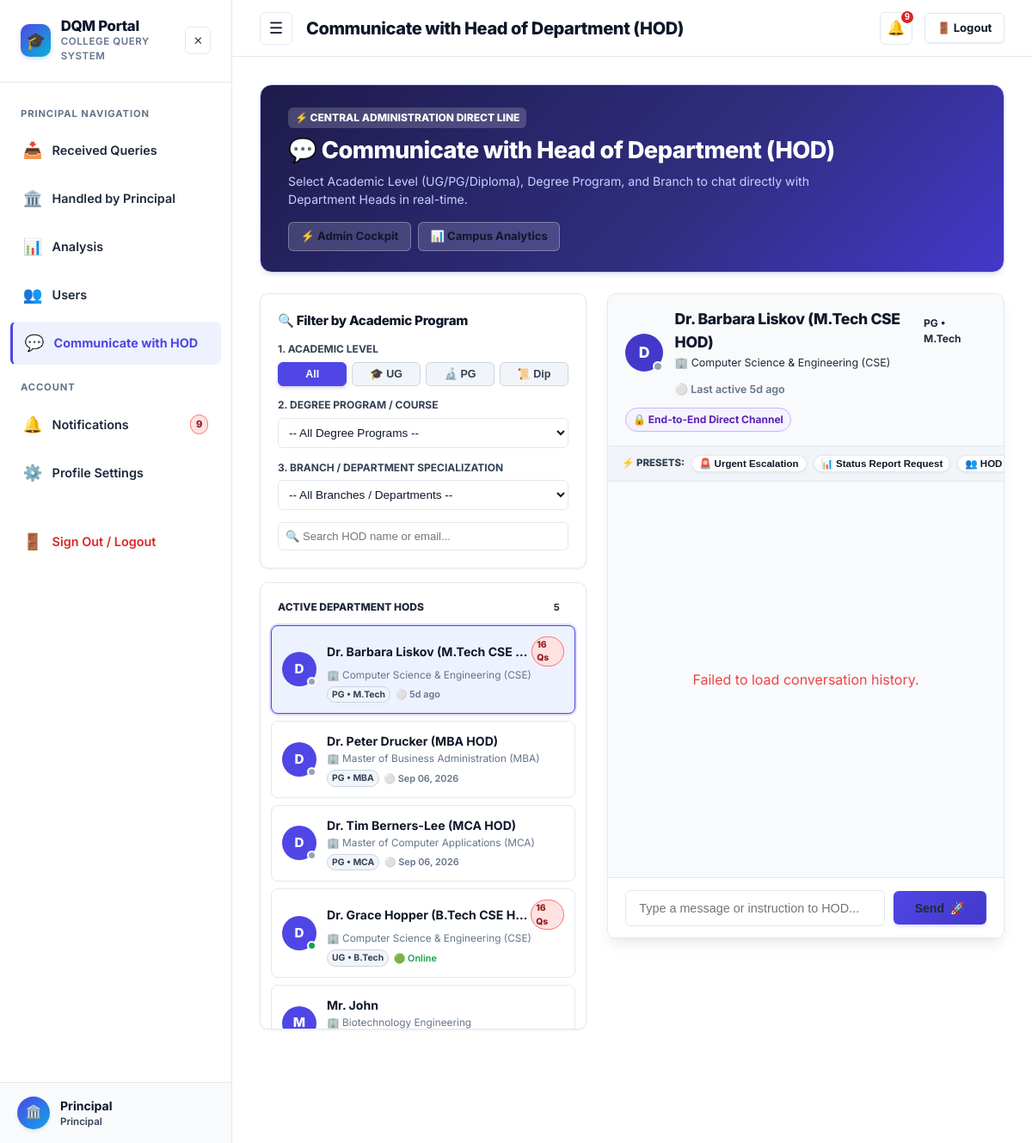
/admin/communicate-hod (signed in), run on an earlier commit of the app's database.
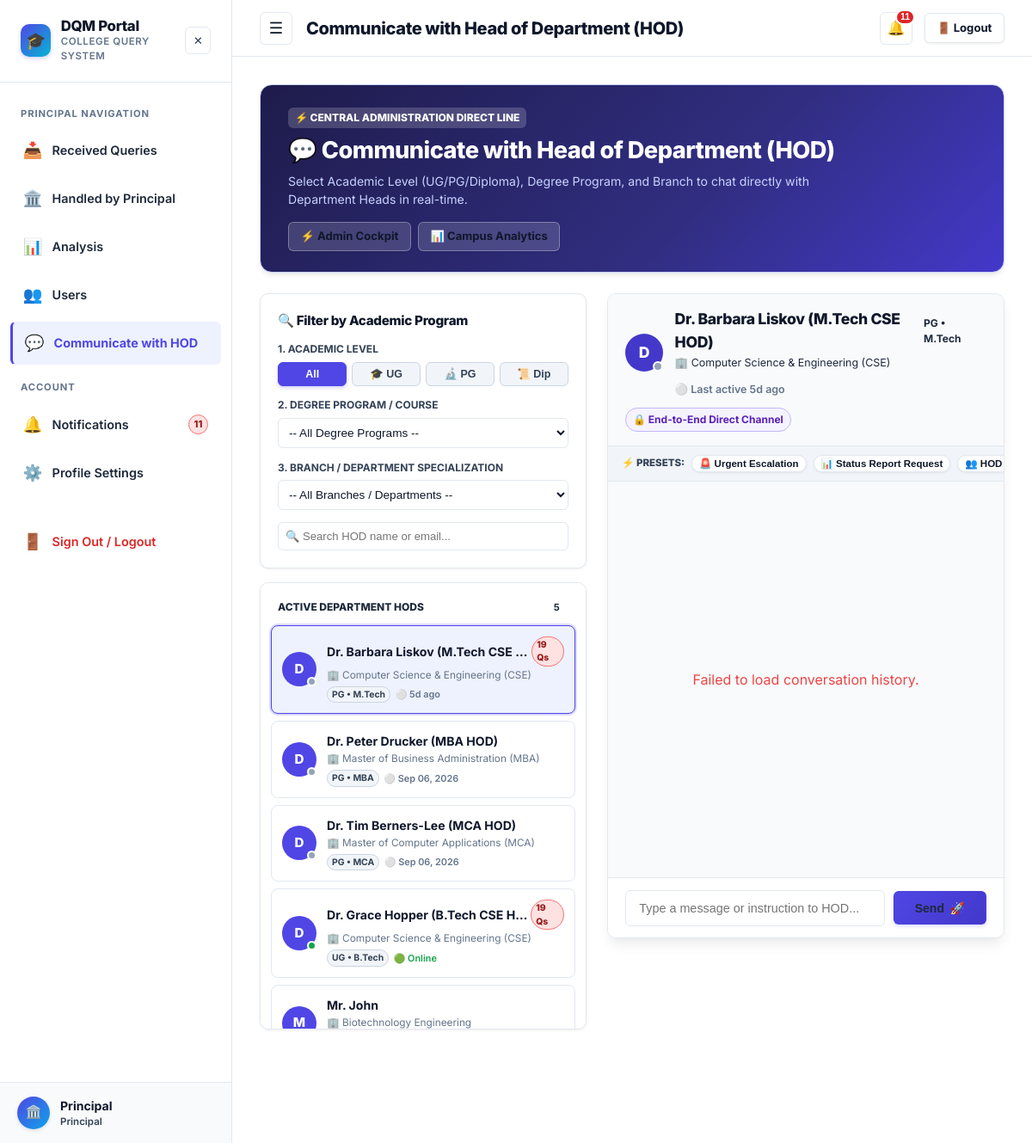
And on a later commit of the database.
### tables this page shows
CREATE TABLE users (
    id INTEGER PRIMARY KEY AUTOINCREMENT,
    name TEXT DEFAULT 'Anonymous User',
    email TEXT NOT NULL UNIQUE,
    password_hash TEXT NOT NULL,
    role TEXT NOT NULL DEFAULT 'student',
    level TEXT,
    department TEXT,
    course TEXT,
    year INTEGER,
    phone TEXT,
    roll_no TEXT,
    designation TEXT,
    is_active INTEGER DEFAULT 1,
    last_active_at TIMESTAMP DEFAULT CURRENT_TIMESTAMP,
    created_at TIMESTAMP DEFAULT CURRENT_TIMESTAMP
);

### app.py (the view)
@app.route('/admin/communicate-hod')
@login_required
@role_required(['admin', 'principal'])
def admin_communicate_hod():
    db = get_db()
    user = get_current_user()
    hod_rows = db.execute("""
        SELECT u.id, u.name, u.email, u.level, u.course, u.department, u.designation, u.last_active_at,
               (SELECT COUNT(*) FROM admin_hod_messages WHERE sender_id = u.id AND receiver_id = ? AND is_read = 0) as unread_count,
               (SELECT COUNT(*) FROM queries WHERE department = u.department AND status != 'Resolved') as pending_queries
        FROM users u
        WHERE u.role = 'hod' AND u.is_active = 1
        ORDER BY u.level ASC, u.course ASC, u.name ASC
    """, (user['id'],)).fetchall()
    hods = []
    for h in hod_rows:
        hods.append({
            'id': h['id'],
            'name': h['name'],
            'email': h['email'],
            'level': h['level'] or 'UG',
            'course': h['course'] or 'B.Tech',
            'department': h['department'] or 'General Department',
            'designation': h['designation'] or 'Head of Department (HOD)',
            'last_active_at': h['last_active_at'],
            'is_online': (h['id'] in ONLINE_USERS),
            'unread_count': h['unread_count'],
            'pending_queries': h['pending_queries']
        })
    return render_template(
        'admin_communicate_hod.html',
        hods=hods,
        academic_levels=Config.ACADEMIC_LEVELS,
        courses_branches=Config.COURSES_BRANCHES
    )

### app.py (called while the page is built)
@app.after_request
def add_cache_headers(response):
    if request.path.startswith('/static/'):
        response.headers['Cache-Control'] = 'public, max-age=86400'
    return response

def login_required(f):
    @wraps(f)
    def decorated_function(*args, **kwargs):
        user = get_current_user()
        if not user:
            session.clear()
            flash('Please log in to access this page.', 'warning')
            return redirect(url_for('login', next=request.url))
        return f(*args, **kwargs)
    return decorated_function

def get_current_user():
    if hasattr(g, '_current_user'):
        return g._current_user
    if 'user_id' in session:
        db = get_db()
        user = db.execute('SELECT * FROM users WHERE id = ?', (session['user_id'],)).fetchone()
        if not user or not user['is_active']:
            session.clear()
            g._current_user = None
            return None
        g._current_user = dict(user)
        return g._current_user
    g._current_user = None
    return None

### templates/admin_communicate_hod.html (shortened to what the changed rows need)
{% extends 'base.html' %}
{% block content %}
<div style="max-width: 1300px; margin: 0 auto;" id="adminHodDesk">
  <div class="hero-card" style="padding: 1.5rem 2rem; margin-bottom: 1.5rem; background: linear-gradient(135deg, #1e1b4b 0%, #312e81 60%, #4338ca 100%);">
    <div style="display: flex; justify-content: space-between; align-items: center; flex-wrap: wrap; gap: 1rem;">
      <div>
        <h1 style="font-size: 1.7rem; font-weight: 800; color: #ffffff; margin: 0 0 0.25rem 0;">
          💬 Communicate with Head of Department (HOD)
        </h1>
      </div>
    </div>
  </div>
  <div style="display: grid; grid-template-columns: 380px 1fr; gap: 1.5rem; align-items: start;">
    <div style="display: flex; flex-direction: column; gap: 1rem;">
      <div class="card" style="padding: 0.75rem; max-height: 520px; overflow-y: auto;">
        <div id="hodCardsList" style="display: flex; flex-direction: column; gap: 0.5rem;">
          {% for h in hods %}
          <div class="hod-card-item"
               data-id="{{ h.id }}"
               data-name="{{ h.name }}"
               data-email="{{ h.email }}"
               data-level="{{ h.level }}"
               data-course="{{ h.course }}"
               data-dept="{{ h.department }}"
               data-desig="{{ h.designation }}"
               data-online="{{ 'true' if h.is_online else 'false' }}"
               data-lastactive="{{ h.last_active_at | timeago if h.last_active_at else 'Recently' }}"
               onclick="selectHod({{ h.id }})"
               style="padding: 0.75rem; border-radius: 8px; border: 1px solid #e2e8f0; background: #ffffff; cursor: pointer; transition: all 0.2s; display: flex; align-items: center; gap: 0.75rem;">
            <div style="position: relative; flex-shrink: 0;">
              <div style="width: 40px; height: 40px; border-radius: 50%; background: #4f46e5; color: #ffffff; display: flex; align-items: center; justify-content: center; font-weight: 800; font-size: 0.95rem;">
                {{ h.name[:1] }}
              </div>
              <span class="user-presence-dot" data-user-id="{{ h.id }}" style="position: absolute; bottom: 0; right: 0; width: 11px; height: 11px; border-radius: 50%; border: 2px solid #fff; background: {% if h.is_online %}#16a34a{% else %}#94a3b8{% endif %};"></span>
            </div>
            <div style="flex-grow: 1; overflow: hidden;">
              <div style="display: flex; justify-content: space-between; align-items: center; margin-bottom: 2px;">
                <strong style="font-size: 0.88rem; color: #0f172a; white-space: nowrap; overflow: hidden; text-overflow: ellipsis; display: block;">
                  {{ h.name }}
                </strong>
                {% if h.pending_queries > 0 %}
                <span class="badge badge-urgent" style="font-size: 0.65rem; padding: 1px 5px;" title="{{ h.pending_queries }} unresolved queries in branch">
                  {{ h.pending_queries }} Qs
                </span>
                {% endif %}
              </div>
              <div style="font-size: 0.74rem; color: #64748b; white-space: nowrap; overflow: hidden; text-overflow: ellipsis; margin-bottom: 3px;">
                🏢 {{ h.department }}
              </div>
              <div style="display: flex; gap: 0.35rem; align-items: center; flex-wrap: wrap;">
                <span class="badge badge-sm badge-low" style="font-size: 0.65rem; padding: 1px 5px;">
                  {{ h.level }} • {{ h.course }}
                </span>
                <span class="user-presence-text" data-user-id="{{ h.id }}" style="font-size: 0.68rem; font-weight: 600; color: {% if h.is_online %}#16a34a{% else %}#64748b{% endif %};">
                  {% if h.is_online %}🟢 Online{% else %}⚪ {{ h.last_active_at | timeago if h.last_active_at else 'Offline' }}{% endif %}
                </span>
              </div>
            </div>
          </div>
          {% endfor %}
        </div>
      </div>
    </div>
    <div class="card" style="padding: 0; overflow: hidden; display: flex; flex-direction: column; height: 750px; background: #ffffff; border: 1px solid #e2e8f0; box-shadow: var(--shadow-md);">
      <div id="activeHodHeader" style="padding: 1rem 1.25rem; background: #f8fafc; border-bottom: 1px solid #e2e8f0; display: flex; justify-content: space-between; align-items: center; flex-wrap: wrap; gap: 0.75rem;">
        <div style="display: flex; align-items: center; gap: 0.85rem;">
          <div>
            <div style="display: flex; align-items: center; gap: 0.5rem;">
              <h2 id="activeHodName" style="font-size: 1.1rem; font-weight: 800; color: #0f172a; margin: 0;">
              </h2>
            </div>
          </div>
        </div>
      </div>
    </div>
  </div>
</div>
{% endblock %}

### templates/base.html (shortened to what the changed rows need)
<!DOCTYPE html>
<html lang="en">
<head>
  <link rel="stylesheet" href="{{ url_for('static', filename='css/style.css') }}">
</head>
<body data-user-role="{{ current_user.role if current_user else '' }}" data-user-dept="{{ current_user.department if current_user else '' }}" data-user-id="{{ current_user.id if current_user else '' }}">
  <div class="app-container">
    {% if current_user %}
    <aside class="sidebar" id="appSidebar">
      <div class="sidebar-header">
        <a href="{{ url_for('index') }}" class="sidebar-brand-wrapper" style="text-decoration: none; color: inherit;">
          <div class="sidebar-brand">
            <h2>DQM Portal</h2>
          </div>
        </a>
      </div>
      <nav class="sidebar-nav">
        <a href="{{ url_for('notifications') }}" class="nav-item {% if request.endpoint == 'notifications' %}active{% endif %}">
          <span class="icon">🔔</span> Notifications
          {% if unread_notifications_count > 0 %}
          <span class="badge badge-urgent" style="margin-left: auto; padding: 2px 6px; font-size: 0.7rem;">{{ unread_notifications_count }}</span>
          {% endif %}
        </a>
      </nav>
    </aside>
    {% endif %}
    <div class="main-content">
      {% if current_user %}
      <header class="topbar">
        <div class="topbar-right">
          <div class="notif-wrapper">
            <button class="notif-btn" id="notifBtn" aria-label="Notifications" title="Notifications">
              🔔
              {% if unread_notifications_count > 0 %}
              <span class="notif-badge">{{ unread_notifications_count }}</span>
              {% endif %}
            </button>
          </div>
        </div>
      </header>
      {% endif %}
      <main class="page-body">
        {% block content %}{% endblock %}
      </main>
    </div>
  </div>
</body>
</html>

What changed in the data, as far as the page shows it:
computed for users "5d ago": pending_queries "16" → "19"
changed users "UG": pending_queries "16" → "19"
Also different on the page:
{{ unread_notifications_count }}: "9" → "11"
